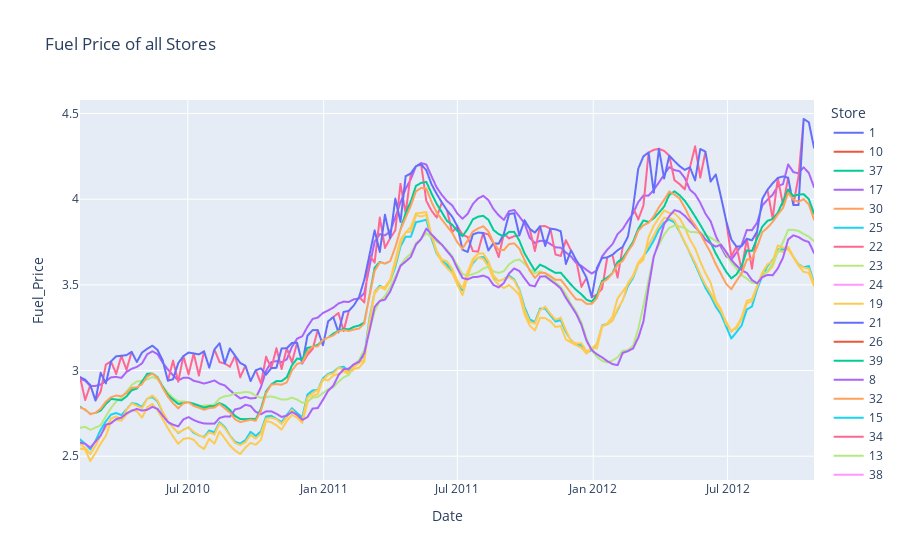

Source (notebook cell):
### Code cell
px.line(df, x="Date", y="Fuel_Price", title="Fuel Price of all Stores", color="Store")

### Figure 1 — Plotly figure (JSON) as saved in the notebook; plotly's stock layout.template omitted (floating-point values rounded to 4 significant figures; data arrays with more than 128 entries replaced by an {"elided": "..."} marker saying what was removed)
{"data": [{"hovertemplate": "Store=1<br>Date=%{x}<br>Fuel_Price=%{y}<extra></extra>", "legendgroup": "1", "line": {"color": "#636efa", "dash": "solid"}, "marker": {"symbol": "circle"}, "mode": "lines", "name": "1", "showlegend": true, "type": "scattergl", "x": {"elided": "143 str values"}, "xaxis": "x", "y": {"elided": "143 float values"}, "yaxis": "y"}, {"hovertemplate": "Store=10<br>Date=%{x}<br>Fuel_Price=%{y}<extra></extra>", "legendgroup": "10", "line": {"color": "#EF553B", "dash": "solid"}, "marker": {"symbol": "circle"}, "mode": "lines", "name": "10", "showlegend": true, "type": "scattergl", "x": {"elided": "143 str values"}, "xaxis": "x", "y": {"elided": "143 float values"}, "yaxis": "y"}, {"hovertemplate": "Store=37<br>Date=%{x}<br>Fuel_Price=%{y}<extra></extra>", "legendgroup": "37", "line": {"color": "#00cc96", "dash": "solid"}, "marker": {"symbol": "circle"}, "mode": "lines", "name": "37", "showlegend": true, "type": "scattergl", "x": {"elided": "143 str values"}, "xaxis": "x", "y": {"elided": "143 float values"}, "yaxis": "y"}, {"hovertemplate": "Store=17<br>Date=%{x}<br>Fuel_Price=%{y}<extra></extra>", "legendgroup": "17", "line": {"color": "#ab63fa", "dash": "solid"}, "marker": {"symbol": "circle"}, "mode": "lines", "name": "17", "showlegend": true, "type": "scattergl", "x": {"elided": "143 str values"}, "xaxis": "x", "y": {"elided": "143 float values"}, "yaxis": "y"}, {"hovertemplate": "Store=30<br>Date=%{x}<br>Fuel_Price=%{y}<extra></extra>", "legendgroup": "30", "line": {"color": "#FFA15A", "dash": "solid"}, "marker": {"symbol": "circle"}, "mode": "lines", "name": "30", "showlegend": true, "type": "scattergl", "x": {"elided": "143 str values"}, "xaxis": "x", "y": {"elided": "143 float values"}, "yaxis": "y"}, {"hovertemplate": "Store=25<br>Date=%{x}<br>Fuel_Price=%{y}<extra></extra>", "legendgroup": "25", "line": {"color": "#19d3f3", "dash": "solid"}, "marker": {"symbol": "circle"}, "mode": "lines", "name": "25", "showlegend": true, "type": "scattergl", "x": {"elided": "143 str values"}, "xaxis": "x", "y": {"elided": "143 float values"}, "yaxis": "y"}, {"hovertemplate": "Store=22<br>Date=%{x}<br>Fuel_Price=%{y}<extra></extra>", "legendgroup": "22", "line": {"color": "#FF6692", "dash": "solid"}, "marker": {"symbol": "circle"}, "mode": "lines", "name": "22", "showlegend": true, "type": "scattergl", "x": {"elided": "143 str values"}, "xaxis": "x", "y": {"elided": "143 float values"}, "yaxis": "y"}, {"hovertemplate": "Store=23<br>Date=%{x}<br>Fuel_Price=%{y}<extra></extra>", "legendgroup": "23", "line": {"color": "#B6E880", "dash": "solid"}, "marker": {"symbol": "circle"}, "mode": "lines", "name": "23", "showlegend": true, "type": "scattergl", "x": {"elided": "143 str values"}, "xaxis": "x", "y": {"elided": "143 float values"}, "yaxis": "y"}, {"hovertemplate": "Store=24<br>Date=%{x}<br>Fuel_Price=%{y}<extra></extra>", "legendgroup": "24", "line": {"color": "#FF97FF", "dash": "solid"}, "marker": {"symbol": "circle"}, "mode": "lines", "name": "24", "showlegend": true, "type": "scattergl", "x": {"elided": "143 str values"}, "xaxis": "x", "y": {"elided": "143 float values"}, "yaxis": "y"}, {"hovertemplate": "Store=19<br>Date=%{x}<br>Fuel_Price=%{y}<extra></extra>", "legendgroup": "19", "line": {"color": "#FECB52", "dash": "solid"}, "marker": {"symbol": "circle"}, "mode": "lines", "name": "19", "showlegend": true, "type": "scattergl", "x": {"elided": "143 str values"}, "xaxis": "x", "y": {"elided": "143 float values"}, "yaxis": "y"}, {"hovertemplate": "Store=21<br>Date=%{x}<br>Fuel_Price=%{y}<extra></extra>", "legendgroup": "21", "line": {"color": "#636efa", "dash": "solid"}, "marker": {"symbol": "circle"}, "mode": "lines", "name": "21", "showlegend": true, "type": "scattergl", "x": {"elided": "143 str values"}, "xaxis": "x", "y": {"elided": "143 float values"}, "yaxis": "y"}, {"hovertemplate": "Store=26<br>Date=%{x}<br>Fuel_Price=%{y}<extra></extra>", "legendgroup": "26", "line": {"color": "#EF553B", "dash": "solid"}, "marker": {"symbol": "circle"}, "mode": "lines", "name": "26", "showlegend": true, "type": "scattergl", "x": {"elided": "143 str values"}, "xaxis": "x", "y": {"elided": "143 float values"}, "yaxis": "y"}, {"hovertemplate": "Store=39<br>Date=%{x}<br>Fuel_Price=%{y}<extra></extra>", "legendgroup": "39", "line": {"color": "#00cc96", "dash": "solid"}, "marker": {"symbol": "circle"}, "mode": "lines", "name": "39", "showlegend": true, "type": "scattergl", "x": {"elided": "143 str values"}, "xaxis": "x", "y": {"elided": "143 float values"}, "yaxis": "y"}, {"hovertemplate": "Store=8<br>Date=%{x}<br>Fuel_Price=%{y}<extra></extra>", "legendgroup": "8", "line": {"color": "#ab63fa", "dash": "solid"}, "marker": {"symbol": "circle"}, "mode": "lines", "name": "8", "showlegend": true, "type": "scattergl", "x": {"elided": "143 str values"}, "xaxis": "x", "y": {"elided": "143 float values"}, "yaxis": "y"}, {"hovertemplate": "Store=32<br>Date=%{x}<br>Fuel_Price=%{y}<extra></extra>", "legendgroup": "32", "line": {"color": "#FFA15A", "dash": "solid"}, "marker": {"symbol": "circle"}, "mode": "lines", "name": "32", "showlegend": true, "type": "scattergl", "x": {"elided": "143 str values"}, "xaxis": "x", "y": {"elided": "143 float values"}, "yaxis": "y"}, {"hovertemplate": "Store=15<br>Date=%{x}<br>Fuel_Price=%{y}<extra></extra>", "legendgroup": "15", "line": {"color": "#19d3f3", "dash": "solid"}, "marker": {"symbol": "circle"}, "mode": "lines", "name": "15", "showlegend": true, "type": "scattergl", "x": {"elided": "143 str values"}, "xaxis": "x", "y": {"elided": "143 float values"}, "yaxis": "y"}, {"hovertemplate": "Store=34<br>Date=%{x}<br>Fuel_Price=%{y}<extra></extra>", "legendgroup": "34", "line": {"color": "#FF6692", "dash": "solid"}, "marker": {"symbol": "circle"}, "mode": "lines", "name": "34", "showlegend": true, "type": "scattergl", "x": {"elided": "143 str values"}, "xaxis": "x", "y": {"elided": "143 float values"}, "yaxis": "y"}, {"hovertemplate": "Store=13<br>Date=%{x}<br>Fuel_Price=%{y}<extra></extra>", "legendgroup": "13", "line": {"color": "#B6E880", "dash": "solid"}, "marker": {"symbol": "circle"}, "mode": "lines", "name": "13", "showlegend": true, "type": "scattergl", "x": {"elided": "143 str values"}, "xaxis": "x", "y": {"elided": "143 float values"}, "yaxis": "y"}, {"hovertemplate": "Store=38<br>Date=%{x}<br>Fuel_Price=%{y}<extra></extra>", "legendgroup": "38", "line": {"color": "#FF97FF", "dash": "solid"}, "marker": {"symbol": "circle"}, "mode": "lines", "name": "38", "showlegend": true, "type": "scattergl", "x": {"elided": "143 str values"}, "xaxis": "x", "y": {"elided": "143 float values"}, "yaxis": "y"}, {"hovertemplate": "Store=9<br>Date=%{x}<br>Fuel_Price=%{y}<extra></extra>", "legendgroup": "9", "line": {"color": "#FECB52", "dash": "solid"}, "marker": {"symbol": "circle"}, "mode": "lines", "name": "9", "showlegend": true, "type": "scattergl", "x": {"elided": "143 str values"}, "xaxis": "x", "y": {"elided": "143 float values"}, "yaxis": "y"}, {"hovertemplate": "Store=2<br>Date=%{x}<br>Fuel_Price=%{y}<extra></extra>", "legendgroup": "2", "line": {"color": "#636efa", "dash": "solid"}, "marker": {"symbol": "circle"}, "mode": "lines", "name": "2", "showlegend": true, "type": "scattergl", "x": {"elided": "143 str values"}, "xaxis": "x", "y": {"elided": "143 float values"}, "yaxis": "y"}, {"hovertemplate": "Store=45<br>Date=%{x}<br>Fuel_Price=%{y}<extra></extra>", "legendgroup": "45", "line": {"color": "#EF553B", "dash": "solid"}, "marker": {"symbol": "circle"}, "mode": "lines", "name": "45", "showlegend": true, "type": "scattergl", "x": {"elided": "143 str values"}, "xaxis": "x", "y": {"elided": "143 float values"}, "yaxis": "y"}, {"hovertemplate": "Store=20<br>Date=%{x}<br>Fuel_Price=%{y}<extra></extra>", "legendgroup": "20", "line": {"color": "#00cc96", "dash": "solid"}, "marker": {"symbol": "circle"}, "mode": "lines", "name": "20", "showlegend": true, "type": "scattergl", "x": {"elided": "143 str values"}, "xaxis": "x", "y": {"elided": "143 float values"}, "yaxis": "y"}, {"hovertemplate": "Store=27<br>Date=%{x}<br>Fuel_Price=%{y}<extra></extra>", "legendgroup": "27", "line": {"color": "#ab63fa", "dash": "solid"}, "marker": {"symbol": "circle"}, "mode": "lines", "name": "27", "showlegend": true, "type": "scattergl", "x": {"elided": "143 str values"}, "xaxis": "x", "y": {"elided": "143 float values"}, "yaxis": "y"}, {"hovertemplate": "Store=41<br>Date=%{x}<br>Fuel_Price=%{y}<extra></extra>", "legendgroup": "41", "line": {"color": "#FFA15A", "dash": "solid"}, "marker": {"symbol": "circle"}, "mode": "lines", "name": "41", "showlegend": true, "type": "scattergl", "x": {"elided": "143 str values"}, "xaxis": "x", "y": {"elided": "143 float values"}, "yaxis": "y"}, {"hovertemplate": "Store=4<br>Date=%{x}<br>Fuel_Price=%{y}<extra></extra>", "legendgroup": "4", "line": {"color": "#19d3f3", "dash": "solid"}, "marker": {"symbol": "circle"}, "mode": "lines", "name": "4", "showlegend": true, "type": "scattergl", "x": {"elided": "143 str values"}, "xaxis": "x", "y": {"elided": "143 float values"}, "yaxis": "y"}, {"hovertemplate": "Store=31<br>Date=%{x}<br>Fuel_Price=%{y}<extra></extra>", "legendgroup": "31", "line": {"color": "#FF6692", "dash": "solid"}, "marker": {"symbol": "circle"}, "mode": "lines", "name": "31", "showlegend": true, "type": "scattergl", "x": {"elided": "143 str values"}, "xaxis": "x", "y": {"elided": "143 float values"}, "yaxis": "y"}, {"hovertemplate": "Store=16<br>Date=%{x}<br>Fuel_Price=%{y}<extra></extra>", "legendgroup": "16", "line": {"color": "#B6E880", "dash": "solid"}, "marker": {"symbol": "circle"}, "mode": "lines", "name": "16", "showlegend": true, "type": "scattergl", "x": {"elided": "143 str values"}, "xaxis": "x", "y": {"elided": "143 float values"}, "yaxis": "y"}, {"hovertemplate": "Store=11<br>Date=%{x}<br>Fuel_Price=%{y}<extra></extra>", "legendgroup": "11", "line": {"color": "#FF97FF", "dash": "solid"}, "marker": {"symbol": "circle"}, "mode": "lines", "name": "11", "showlegend": true, "type": "scattergl", "x": {"elided": "143 str values"}, "xaxis": "x", "y": {"elided": "143 float values"}, "yaxis": "y"}, {"hovertemplate": "Store=36<br>Date=%{x}<br>Fuel_Price=%{y}<extra></extra>", "legendgroup": "36", "line": {"color": "#FECB52", "dash": "solid"}, "marker": {"symbol": "circle"}, "mode": "lines", "name": "36", "showlegend": true, "type": "scattergl", "x": {"elided": "143 str values"}, "xaxis": "x", "y": {"elided": "143 float values"}, "yaxis": "y"}, {"hovertemplate": "Store=42<br>Date=%{x}<br>Fuel_Price=%{y}<extra></extra>", "legendgroup": "42", "line": {"color": "#636efa", "dash": "solid"}, "marker": {"symbol": "circle"}, "mode": "lines", "name": "42", "showlegend": true, "type": "scattergl", "x": {"elided": "143 str values"}, "xaxis": "x", "y": {"elided": "143 float values"}, "yaxis": "y"}, {"hovertemplate": "Store=5<br>Date=%{x}<br>Fuel_Price=%{y}<extra></extra>", "legendgroup": "5", "line": {"color": "#EF553B", "dash": "solid"}, "marker": {"symbol": "circle"}, "mode": "lines", "name": "5", "showlegend": true, "type": "scattergl", "x": {"elided": "143 str values"}, "xaxis": "x", "y": {"elided": "143 float values"}, "yaxis": "y"}, {"hovertemplate": "Store=43<br>Date=%{x}<br>Fuel_Price=%{y}<extra></extra>", "legendgroup": "43", "line": {"color": "#00cc96", "dash": "solid"}, "marker": {"symbol": "circle"}, "mode": "lines", "name": "43", "showlegend": true, "type": "scattergl", "x": {"elided": "143 str values"}, "xaxis": "x", "y": {"elided": "143 float values"}, "yaxis": "y"}, {"hovertemplate": "Store=35<br>Date=%{x}<br>Fuel_Price=%{y}<extra></extra>", "legendgroup": "35", "line": {"color": "#ab63fa", "dash": "solid"}, "marker": {"symbol": "circle"}, "mode": "lines", "name": "35", "showlegend": true, "type": "scattergl", "x": {"elided": "143 str values"}, "xaxis": "x", "y": {"elided": "143 float values"}, "yaxis": "y"}, {"hovertemplate": "Store=28<br>Date=%{x}<br>Fuel_Price=%{y}<extra></extra>", "legendgroup": "28", "line": {"color": "#FFA15A", "dash": "solid"}, "marker": {"symbol": "circle"}, "mode": "lines", "name": "28", "showlegend": true, "type": "scattergl", "x": {"elided": "143 str values"}, "xaxis": "x", "y": {"elided": "143 float values"}, "yaxis": "y"}, {"hovertemplate": "Store=6<br>Date=%{x}<br>Fuel_Price=%{y}<extra></extra>", "legendgroup": "6", "line": {"color": "#19d3f3", "dash": "solid"}, "marker": {"symbol": "circle"}, "mode": "lines", "name": "6", "showlegend": true, "type": "scattergl", "x": {"elided": "143 str values"}, "xaxis": "x", "y": {"elided": "143 float values"}, "yaxis": "y"}, {"hovertemplate": "Store=33<br>Date=%{x}<br>Fuel_Price=%{y}<extra></extra>", "legendgroup": "33", "line": {"color": "#FF6692", "dash": "solid"}, "marker": {"symbol": "circle"}, "mode": "lines", "name": "33", "showlegend": true, "type": "scattergl", "x": {"elided": "143 str values"}, "xaxis": "x", "y": {"elided": "143 float values"}, "yaxis": "y"}, {"hovertemplate": "Store=44<br>Date=%{x}<br>Fuel_Price=%{y}<extra></extra>", "legendgroup": "44", "line": {"color": "#B6E880", "dash": "solid"}, "marker": {"symbol": "circle"}, "mode": "lines", "name": "44", "showlegend": true, "type": "scattergl", "x": {"elided": "143 str values"}, "xaxis": "x", "y": {"elided": "143 float values"}, "yaxis": "y"}, {"hovertemplate": "Store=18<br>Date=%{x}<br>Fuel_Price=%{y}<extra></extra>", "legendgroup": "18", "line": {"color": "#FF97FF", "dash": "solid"}, "marker": {"symbol": "circle"}, "mode": "lines", "name": "18", "showlegend": true, "type": "scattergl", "x": {"elided": "143 str values"}, "xaxis": "x", "y": {"elided": "143 float values"}, "yaxis": "y"}, {"hovertemplate": "Store=3<br>Date=%{x}<br>Fuel_Price=%{y}<extra></extra>", "legendgroup": "3", "line": {"color": "#FECB52", "dash": "solid"}, "marker": {"symbol": "circle"}, "mode": "lines", "name": "3", "showlegend": true, "type": "scattergl", "x": {"elided": "143 str values"}, "xaxis": "x", "y": {"elided": "143 float values"}, "yaxis": "y"}, {"hovertemplate": "Store=12<br>Date=%{x}<br>Fuel_Price=%{y}<extra></extra>", "legendgroup": "12", "line": {"color": "#636efa", "dash": "solid"}, "marker": {"symbol": "circle"}, "mode": "lines", "name": "12", "showlegend": true, "type": "scattergl", "x": {"elided": "143 str values"}, "xaxis": "x", "y": {"elided": "143 float values"}, "yaxis": "y"}, {"hovertemplate": "Store=29<br>Date=%{x}<br>Fuel_Price=%{y}<extra></extra>", "legendgroup": "29", "line": {"color": "#EF553B", "dash": "solid"}, "marker": {"symbol": "circle"}, "mode": "lines", "name": "29", "showlegend": true, "type": "scattergl", "x": {"elided": "143 str values"}, "xaxis": "x", "y": {"elided": "143 float values"}, "yaxis": "y"}, {"hovertemplate": "Store=40<br>Date=%{x}<br>Fuel_Price=%{y}<extra></extra>", "legendgroup": "40", "line": {"color": "#00cc96", "dash": "solid"}, "marker": {"symbol": "circle"}, "mode": "lines", "name": "40", "showlegend": true, "type": "scattergl", "x": {"elided": "143 str values"}, "xaxis": "x", "y": {"elided": "143 float values"}, "yaxis": "y"}, {"hovertemplate": "Store=7<br>Date=%{x}<br>Fuel_Price=%{y}<extra></extra>", "legendgroup": "7", "line": {"color": "#ab63fa", "dash": "solid"}, "marker": {"symbol": "circle"}, "mode": "lines", "name": "7", "showlegend": true, "type": "scattergl", "x": {"elided": "143 str values"}, "xaxis": "x", "y": {"elided": "143 float values"}, "yaxis": "y"}, {"hovertemplate": "Store=14<br>Date=%{x}<br>Fuel_Price=%{y}<extra></extra>", "legendgroup": "14", "line": {"color": "#FFA15A", "dash": "solid"}, "marker": {"symbol": "circle"}, "mode": "lines", "name": "14", "showlegend": true, "type": "scattergl", "x": {"elided": "143 str values"}, "xaxis": "x", "y": {"elided": "143 float values"}, "yaxis": "y"}], "layout": {"legend": {"title": {"text": "Store"}, "tracegroupgap": 0}, "title": {"text": "Fuel Price of all Stores"}, "xaxis": {"anchor": "y", "domain": [0, 1], "title": {"text": "Date"}}, "yaxis": {"anchor": "x", "domain": [0, 1], "title": {"text": "Fuel_Price"}}}}
